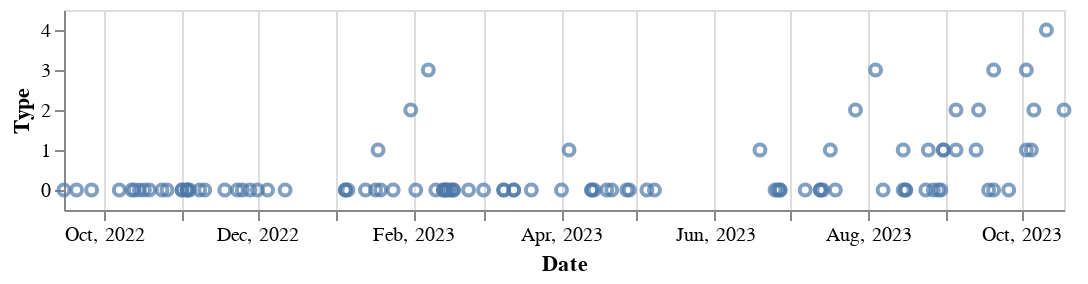

Write notebook code for a chart like this one.
### Code cell
apps = alt.Chart(adf).mark_point().encode(
    x='Date',
)

convos = alt.Chart(cdf).mark_point().encode(
    x=alt.X('Date', axis=alt.Axis(tickMinStep=2,format='%b, %Y')),#scale = alt.Scale(nice={'interval':'month','step':30})),
    y=alt.Y('Type:O',sort='descending')
)

convos.properties(
    width=500,
    height=100
)

### Figure 1 — Vega-Lite specification as saved in the notebook (floating-point values rounded to 4 significant figures)
{"config": {"view": {"continuousWidth": 300, "continuousHeight": 300}}, "data": {"name": "data-f12c453b6cdb89d378f2de54e038f393"}, "mark": {"type": "point"}, "encoding": {"x": {"axis": {"format": "%b, %Y", "tickMinStep": 2}, "field": "Date", "type": "temporal"}, "y": {"field": "Type", "sort": "descending", "type": "ordinal"}}, "height": 100, "width": 500, "$schema": "https://vega.github.io/schema/vega-lite/v5.16.3.json", "datasets": {"data-f12c453b6cdb89d378f2de54e038f393": [{"Type": 0, "Company": "Ginkgo", "Person": "Jason Stevens", "Date": "2022-09-15T00:00:00", "Sector": "BCD", "Location": "E"}, {"Type": 0, "Company": "ISB", "Person": "Nitin Baliga", "Date": "2022-09-20T00:00:00", "Sector": "BD", "Location": "M"}, {"Type": 0, "Company": "ISB", "Person": "Jake Valenzuela", "Date": "2022-09-26T00:00:00", "Sector": "BD", "Location": "M"}, {"Type": 0, "Company": "Novo Nordisk", "Person": "Melih Yilmaz", "Date": "2022-10-07T00:00:00", "Sector": "BD", "Location": "M"}, {"Type": 0, "Company": "ISB", "Person": "Eliza Peterson", "Date": "2022-10-12T00:00:00", "Sector": "BD", "Location": "Z"}, {"Type": 0, "Company": "Ginkgo", "Person": "Erin Shellman", "Date": "2022-10-13T00:00:00", "Sector": "BCD", "Location": "E"}, {"Type": 0, "Company": "Google X", "Person": "Crystal Humphries", "Date": "2022-10-15T00:00:00", "Sector": "BD", "Location": "M"}, {"Type": 0, "Company": "Benchling", "Person": "Janet Matsen", "Date": "2022-10-17T00:00:00", "Sector": "BD", "Location": "M"}, {"Type": 0, "Company": "Amazon", "Person": "Max Bates", "Date": "2022-10-19T00:00:00", "Sector": "BD", "Location": "Z"}, {"Type": 0, "Company": "Google X", "Person": "Chiam Yu", "Date": "2022-10-24T00:00:00", "Sector": "BD", "Location": "Z"}, {"Type": 0, "Company": "Adaptive", "Person": "Katie Doroschak", "Date": "2022-10-26T00:00:00", "Sector": "BD", "Location": "E"}, {"Type": 0, "Company": "Arzeda", "Person": "Rudesh Toofanny", "Date": "2022-11-01T00:00:00", "Sector": "BCD", "Location": "M"}, {"Type": 0, "Company": "MSR", "Person": "Yuan Chen", "Date": "2022-11-01T00:00:00", "Sector": "BD", "Location": "M"}, {"Type": 0, "Company": "Amazon", "Person": "Bo Hu", "Date": "2022-11-03T00:00:00", "Sector": "BD", "Location": "E"}, {"Type": 0, "Company": "Amyris", "Person": "Dana Nadler", "Date": "2022-11-03T00:00:00", "Sector": "BCD", "Location": "Z"}, {"Type": 0, "Company": "MSR", "Person": "Bichlien Nguyen", "Date": "2022-11-03T00:00:00", "Sector": "BD", "Location": "M"}, {"Type": 0, "Company": "Lumen", "Person": "Caitlin Gamble", "Date": "2022-11-04T00:00:00", "Sector": "BCD", "Location": "M"}, {"Type": 0, "Company": "MSR", "Person": "Karin Strauss", "Date": "2022-11-08T00:00:00", "Sector": "BD", "Location": "Z"}, {"Type": 0, "Company": "MSR (formerly)", "Person": "Vani Mandava", "Date": "2022-11-10T00:00:00", "Sector": "D", "Location": "M"}, {"Type": 0, "Company": "MSR", "Person": "Sarah Alamdari", "Date": "2022-11-18T00:00:00", "Sector": "BD", "Location": "Z"}, {"Type": 0, "Company": "Bioeconomy Capital", "Person": "Rob Carlson", "Date": "2022-11-23T00:00:00", "Sector": "BC", "Location": "Z"}, {"Type": 0, "Company": "A-alpha Bio", "Person": "Randolph Lopez", "Date": "2022-11-25T00:00:00", "Sector": "BD", "Location": "M"}, {"Type": 0, "Company": "Wayfinder Bio", "Person": "Chuhern Hwang", "Date": "2022-11-28T00:00:00", "Sector": "BD", "Location": "Z"}, {"Type": 0, "Company": "Amazon", "Person": "Gherman Uritskiy", "Date": "2022-12-01T00:00:00", "Sector": "BD", "Location": "M"}, {"Type": 0, "Company": "MSR (formerly)", "Person": "Sifang Chen", "Date": "2022-12-05T00:00:00", "Sector": "CD", "Location": "Z"}, {"Type": 0, "Company": "Google Research", "Person": "Drew Bryant", "Date": "2022-12-12T00:00:00", "Sector": "BD", "Location": "Z"}, {"Type": 0, "Company": "Google X", "Person": "Charlie Emrich", "Date": "2023-01-05T00:00:00", "Sector": "BD", "Location": "M"}, {"Type": 0, "Company": "Google X", "Person": "Ivan Grubisic", "Date": "2023-01-05T00:00:00", "Sector": "BD", "Location": "Z"}, {"Type": 0, "Company": "MSR", "Person": "Bichlien Nguyen", "Date": "2023-01-06T00:00:00", "Sector": "BD", "Location": "E"}, {"Type": 0, "Company": "Google X", "Person": "Abi Ramanan", "Date": "2023-01-13T00:00:00", "Sector": "BD", "Location": "Z"}, {"Type": 0, "Company": "MSR (formerly)", "Person": "Vani Mandava", "Date": "2023-01-17T00:00:00", "Sector": "D", "Location": "M"}, {"Type": 1, "Company": "Invert Bio", "Person": "Martin Permin", "Date": "2023-01-18T00:00:00", "Sector": "BD", "Location": "Z"}, {"Type": 0, "Company": "MSR", "Person": "Yuan Chen", "Date": "2023-01-19T00:00:00", "Sector": "BD", "Location": "M"}, {"Type": 0, "Company": "Marble", "Person": "Edgar Ke", "Date": "2023-01-24T00:00:00", "Sector": "CD", "Location": "Z"}, {"Type": 2, "Company": "Invert Bio", "Person": "Andy Elmsley", "Date": "2023-01-31T00:00:00", "Sector": "BD", "Location": "Z"}, {"Type": 0, "Company": "Colossal", "Person": "Alexander Titus", "Date": "2023-02-02T00:00:00", "Sector": "BD", "Location": "Z"}, {"Type": 3, "Company": "Invert Bio", "Person": "Holger Thorup", "Date": "2023-02-07T00:00:00", "Sector": "BD", "Location": "Z"}, {"Type": 0, "Company": "Bota Bio", "Person": "Josh Lerman", "Date": "2023-02-10T00:00:00", "Sector": "BD", "Location": "Z"}, {"Type": 0, "Company": "Bluestem Biosciences", "Person": "Darren Platt", "Date": "2023-02-13T00:00:00", "Sector": "BCD", "Location": "Z"}, {"Type": 0, "Company": "Conservation X Labs", "Person": "Amy Corinne", "Date": "2023-02-13T00:00:00", "Sector": "CD", "Location": "E"}, {"Type": 0, "Company": "Bluestem Biosciences", "Person": "Tyler Autera", "Date": "2023-02-14T00:00:00", "Sector": "BCD", "Location": "Z"}, {"Type": 0, "Company": "Conservation X Labs", "Person": "Misa Winters", "Date": "2023-02-14T00:00:00", "Sector": "BCD", "Location": "M"}, {"Type": 0, "Company": "Ginkgo (formerly Amyris)", "Person": "Mike Bissel/Elaine Shapland", "Date": "2023-02-15T00:00:00", "Sector": "BCD", "Location": "E"}, {"Type": 0, "Company": "Mineral", "Person": "Tony Wu", "Date": "2023-02-16T00:00:00", "Sector": "CD", "Location": "E"}, {"Type": 0, "Company": "Google", "Person": "Dan Morris", "Date": "2023-02-17T00:00:00", "Sector": "CD", "Location": "M"}, {"Type": 0, "Company": "Modulus Therapeutics", "Person": "Max Darnell", "Date": "2023-02-17T00:00:00", "Sector": "BD", "Location": "M"}, {"Type": 0, "Company": "Mineral", "Person": "Rhishi Pethe", "Date": "2023-02-23T00:00:00", "Sector": "CD", "Location": "Z"}, {"Type": 0, "Company": "Homeworld Collective", "Person": "Daniel Goodwin", "Date": "2023-03-01T00:00:00", "Sector": "BC", "Location": "Z"}, {"Type": 0, "Company": "Agbiome", "Person": "Eric Ward", "Date": "2023-03-09T00:00:00", "Sector": "BCD", "Location": "Z"}, {"Type": 0, "Company": "Quorum Bio", "Person": "Suds Dwaraknath", "Date": "2023-03-09T00:00:00", "Sector": "BCD", "Location": "Z"}, {"Type": 0, "Company": "Fifty Years", "Person": "Ale Borda", "Date": "2023-03-13T00:00:00", "Sector": "C", "Location": "Z"}, {"Type": 0, "Company": "WildMicrobes", "Person": "Ben Kramer", "Date": "2023-03-13T00:00:00", "Sector": "BC", "Location": "Z"}, {"Type": 0, "Company": "Upp", "Person": "Radhakrishna Sanka", "Date": "2023-03-20T00:00:00", "Sector": "BD", "Location": "Z"}, {"Type": 0, "Company": "Carbon Direct", "Person": "Meera Atreya", "Date": "2023-04-01T00:00:00", "Sector": "CD", "Location": "Z"}, {"Type": 1, "Company": "IUNU", "Person": "Sydney/Quincy/Rohini", "Date": "2023-04-04T00:00:00", "Sector": "CD", "Location": "Z"}, {"Type": 0, "Company": "LanzaTech", "Person": "Ryan Tappel", "Date": "2023-04-13T00:00:00", "Sector": "BCD", "Location": "E"}, {"Type": 0, "Company": "Zora", "Person": "Hetunandan", "Date": "2023-04-13T00:00:00", "Sector": "BD", "Location": "M"}, {"Type": 0, "Company": "Monod Bio", "Person": "Joseph Harman", "Date": "2023-04-14T00:00:00", "Sector": "BD", "Location": "M"}, {"Type": 0, "Company": "META", "Person": "Evan Sherwin ", "Date": "2023-04-19T00:00:00", "Sector": "CD", "Location": "Z"}, {"Type": 0, "Company": "Monod Bio", "Person": "Elyse Fischer", "Date": "2023-04-21T00:00:00", "Sector": "BD", "Location": "M"}, {"Type": 0, "Company": "LanzaTech", "Person": "Shilpa Nagaraju", "Date": "2023-04-27T00:00:00", "Sector": "BCD", "Location": "E"}, {"Type": 0, "Company": "Funga", "Person": "Ann Raiho", "Date": "2023-04-28T00:00:00", "Sector": "BCD", "Location": "Z"}, {"Type": 0, "Company": "LanzaTech", "Person": "Shivani Garg", "Date": "2023-05-05T00:00:00", "Sector": "BCD", "Location": "E"}, {"Type": 0, "Company": "Wyss Institute", "Person": "Zijay Tang", "Date": "2023-05-08T00:00:00", "Sector": "BC", "Location": "Z"}, {"Type": 1, "Company": "Homeworld Collective", "Person": "Paul Reginato", "Date": "2023-06-19T00:00:00", "Sector": "BC", "Location": "Z"}, {"Type": 0, "Company": "Spark Climate", "Person": "Paige Broccidiacono", "Date": "2023-06-25T00:00:00", "Sector": "CD", "Location": "Z"}, {"Type": 0, "Company": "NREL", "Person": "Alissa Bleem/Gregg Beckham", "Date": "2023-06-26T00:00:00", "Sector": "BC", "Location": "E"}, {"Type": 0, "Company": "GRAIL", "Person": "Amoolya Singh", "Date": "2023-06-27T00:00:00", "Sector": "BD", "Location": "E"}, {"Type": 0, "Company": "student", "Person": "Leron Perez", "Date": "2023-06-27T00:00:00", "Sector": "B", "Location": "Z"}, {"Type": 0, "Company": "Seattle", "Person": "Lea Lakes", "Date": "2023-07-07T00:00:00", "Sector": "C", "Location": "M"}, {"Type": 0, "Company": "Nori", "Person": "Patrick Tsao", "Date": "2023-07-13T00:00:00", "Sector": "CD", "Location": "Z"}, {"Type": 0, "Company": "student", "Person": "Haley Anderson", "Date": "2023-07-13T00:00:00", "Sector": "BD", "Location": "Z"}, {"Type": 0, "Company": "AI2", "Person": "Liza Ray", "Date": "2023-07-14T00:00:00", "Sector": "BD", "Location": "M"}, {"Type": 1, "Company": "Nori", "Person": "Radhika Moolgavkar", "Date": "2023-07-17T00:00:00", "Sector": "CD", "Location": "Z"}, {"Type": 0, "Company": "Ginkgo", "Person": "Elaine Shapland", "Date": "2023-07-19T00:00:00", "Sector": "BCD", "Location": "Z"}, {"Type": 2, "Company": "Nori", "Person": "Nori Team", "Date": "2023-07-27T00:00:00", "Sector": "CD", "Location": "Z"}, {"Type": 3, "Company": "Nori", "Person": "Nori Team", "Date": "2023-08-04T00:00:00", "Sector": "CD", "Location": "M"}, {"Type": 0, "Company": "Bluestem Biosciences", "Person": "Darren Platt", "Date": "2023-08-07T00:00:00", "Sector": "BCD", "Location": "Z"}, {"Type": 1, "Company": "AI2", "Person": "Liza Ray", "Date": "2023-08-15T00:00:00", "Sector": "BD", "Location": "Z"}, {"Type": 0, "Company": "Carbon Direct", "Person": "Jeff Beorse", "Date": "2023-08-15T00:00:00", "Sector": "CD", "Location": "Z"}, {"Type": 0, "Company": "Bluestem Biosciences", "Person": "Kate Curran", "Date": "2023-08-16T00:00:00", "Sector": "BCD", "Location": "Z"}, {"Type": 0, "Company": "Microsoft", "Person": "Jose Hernandez", "Date": "2023-08-16T00:00:00", "Sector": "CD", "Location": "Z"}, {"Type": 0, "Company": "Culture", "Person": "Matt Ball", "Date": "2023-08-24T00:00:00", "Sector": "BD", "Location": "Z"}, {"Type": 1, "Company": "Think Bioscience", "Person": "Jill Kohla", "Date": "2023-08-25T00:00:00", "Sector": "BD", "Location": "Z"}, {"Type": 0, "Company": "Pivot Bio", "Person": "Kirsten Benjamin", "Date": "2023-08-27T00:00:00", "Sector": "BCD", "Location": "E"}, {"Type": 0, "Company": "UW", "Person": "Vani Mandava", "Date": "2023-08-29T00:00:00", "Sector": "D", "Location": "E"}, {"Type": 0, "Company": "Google X", "Person": "Chiam Yu", "Date": "2023-08-30T00:00:00", "Sector": "BD", "Location": "Z"}, {"Type": 1, "Company": "Cascade Climate", "Person": "Jenny Mills", "Date": "2023-08-31T00:00:00", "Sector": "BCD", "Location": "Z"}, {"Type": 1, "Company": "Muir Ai", "Person": "Peter Williams", "Date": "2023-08-31T00:00:00", "Sector": "CD", "Location": "Z"}, {"Type": 2, "Company": "Think Biosciences", "Person": "Jerome Fox", "Date": "2023-09-05T00:00:00", "Sector": "BD", "Location": "Z"}, {"Type": 1, "Company": "Form Bio", "Person": "Brandi Cantarel", "Date": "2023-09-05T00:00:00", "Sector": "BD", "Location": "Z"}, {"Type": 1, "Company": "LanzaTech", "Person": "Erin Fry", "Date": "2023-09-13T00:00:00", "Sector": "BCD", "Location": "Z"}, {"Type": 2, "Company": "LanzaTech", "Person": "Luke McKay", "Date": "2023-09-14T00:00:00", "Sector": "BCD", "Location": "Z"}, {"Type": 0, "Company": "AI2", "Person": "Patrick Johnson", "Date": "2023-09-18T00:00:00", "Sector": "CD", "Location": "M"}, {"Type": 3, "Company": "LanzaTech", "Person": "Maya Van Lysebettens", "Date": "2023-09-20T00:00:00", "Sector": "BCD", "Location": "Z"}, {"Type": 0, "Company": "AI2", "Person": "Anna Kwa", "Date": "2023-09-20T00:00:00", "Sector": "CD", "Location": "M"}, {"Type": 3, "Company": "Think Biosciences", "Person": "Think team (+job talk)", "Date": "2023-10-03T00:00:00", "Sector": "BD", "Location": "M"}, {"Type": 1, "Company": "Ginkgo", "Person": "Joshua Dunn", "Date": "2023-10-03T00:00:00", "Sector": "BCD", "Location": "Z"}, {"Type": 2, "Company": "Form Bio", "Person": "Christina Capehart", "Date": "2023-10-06T00:00:00", "Sector": "BD", "Location": "Z"}, {"Type": 1, "Company": "Carbon Drop", "Person": "Spencer Mains", "Date": "2023-10-05T00:00:00", "Sector": "BCD", "Location": "Z"}, {"Type": 4, "Company": "LanzaTech", "Person": "LanzaTech Team (+job talk)", "Date": "2023-10-11T00:00:00", "Sector": "BCD", "Location": "Z"}, {"Type": 0, "Company": "Spark Climate", "Person": "Laura Adams", "Date": "2023-09-26T00:00:00", "Sector": "C", "Location": "E"}, {"Type": 2, "Company": "Ginkgo", "Person": "Ginkgo Team (+job talk)", "Date": "2023-10-18T00:00:00", "Sector": "BCD", "Location": "Z"}]}}
